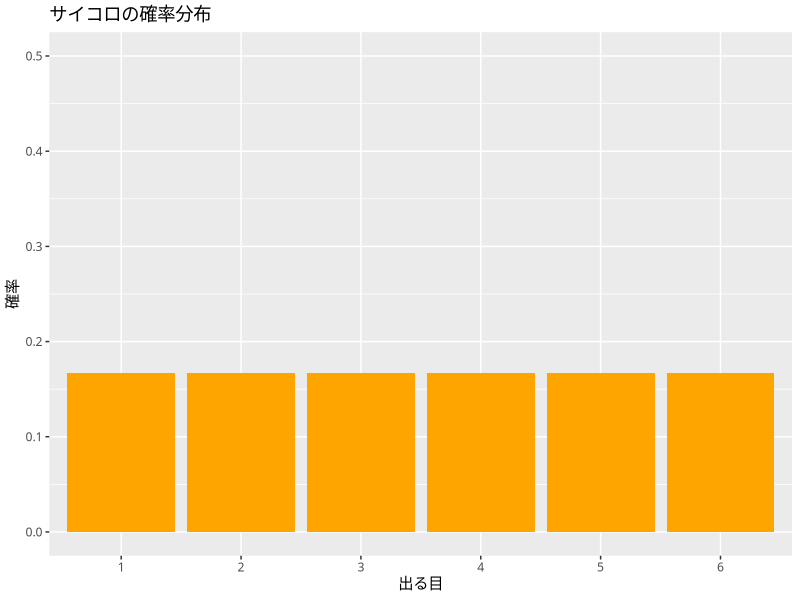

R code for this plot:
## ---- chunk 1
x <- 1:6
prob <- rep(1/6, 6) # 1/6 を 6回繰り返す

data.frame(x, prob)
## ---- chunk 2
library(tidyverse)
theme_set(theme_gray(base_family = "HiraKakuProN-W3"))

df <- data.frame(x = factor(x), prob = prob)

ggplot(df, aes(x = x, y = prob)) +
  geom_col(fill = "orange") +
  ylim(0, 0.5) +
  labs(title = "サイコロの確率分布", x = "出る目", y = "確率")
## ---- chunk 3
# 期待値の計算
E_X <- sum(x * prob)
E_X
